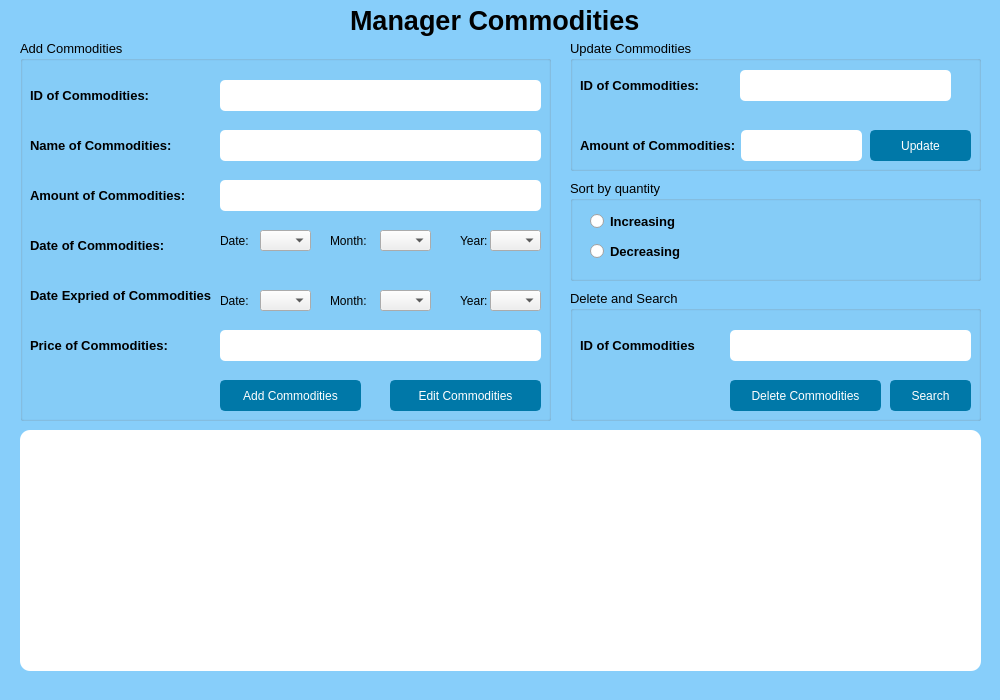
<?xml version="1.0" encoding="UTF-8"?>
<ui version="4.0">
 <class>ManagerProduct</class>
 <widget class="QDialog" name="ManagerProduct">
  <property name="geometry">
   <rect>
    <x>0</x>
    <y>0</y>
    <width>1000</width>
    <height>700</height>
   </rect>
  </property>
  <property name="font">
   <font>
    <pointsize>10</pointsize>
   </font>
  </property>
  <property name="focusPolicy">
   <enum>Qt::NoFocus</enum>
  </property>
  <property name="contextMenuPolicy">
   <enum>Qt::NoContextMenu</enum>
  </property>
  <property name="windowTitle">
   <string>Dialog</string>
  </property>
  <property name="styleSheet">
   <string notr="true">QPushButton#pushButton {
                   background-color: #0078A8; 
                    color: white;
                    border: 2px solid #0078A8; 
                   border-radius: 5px; 
                   padding: 5px 10px;
                   font-weight: bolder;
                   }
QPushButton#pushButton_3 {
                   background-color: #0078A8; 
                    color: white;
                    border: 2px solid #0078A8; 
                   border-radius: 5px; 
                   padding: 5px 10px;
                  font-weight: bolder;
                   }
QPushButton#Editcommodities {
                   background-color: #0078A8; 
                    color: white;
                    border: 2px solid #0078A8; 
                   border-radius: 5px; 
                   padding: 5px 10px;
                  font-weight: bolder;
                   }
QPushButton#pushButton_2{
                   background-color: #0078A8; 
                    color: white;
                    border: 2px solid #0078A8; 
                   border-radius: 5px; 
                   padding: 5px 10px;
font-weight: bolder;
                   }
QPushButton#btnSearch{
                   background-color: #0078A8; 
                    color: white;
                    border: 2px solid #0078A8; 
                   border-radius: 5px; 
                   padding: 5px 10px;
font-weight: bolder;
                   }
QLineEdit#txtSearchID{
background-color: #FFFFFF; /* Đặt màu nền là trắng */
    border-radius: 5px; /* Bo góc */
    padding: 5px; /* Đặt đệm */
    color: #000000; /* Đặt màu văn bản là màu đen */
}
QLineEdit#txtID{
background-color: #FFFFFF; /* Đặt màu nền là trắng */
    border-radius: 5px; /* Bo góc */
    padding: 5px; /* Đặt đệm */
    color: #000000; /* Đặt màu văn bản là màu đen */
}                 
QLineEdit#txtName{

background-color: #FFFFFF; /* Đặt màu nền là trắng */
    border-radius: 5px; /* Bo góc */
    padding: 5px; /* Đặt đệm */
    color: #000000; /* Đặt màu văn bản là màu đen */
}      
QLineEdit#txtAmount{

background-color: #FFFFFF; /* Đặt màu nền là trắng */
    border-radius: 5px; /* Bo góc */
    padding: 5px; /* Đặt đệm */
    color: #000000; /* Đặt màu văn bản là màu đen */

}      
QLineEdit#txtPrice{

background-color: #FFFFFF; /* Đặt màu nền là trắng */
    border-radius: 5px; /* Bo góc */
    padding: 5px; /* Đặt đệm */
    color: #000000; /* Đặt màu văn bản là màu đen */
}    
QLineEdit#txtUpdateAmount{

background-color: #FFFFFF; /* Đặt màu nền là trắng */
    border-radius: 5px; /* Bo góc */
    padding: 5px; /* Đặt đệm */
    color: #000000; /* Đặt màu văn bản là màu đen */
}    
QLineEdit#txtSearch
{

background-color: #FFFFFF; /* Đặt màu nền là trắng */
    border-radius: 5px; /* Bo góc */
    padding: 5px; /* Đặt đệm */
    color: #000000; /* Đặt màu văn bản là màu đen */
}   
QDialog#ManagerProduct
{

   background-color: #87CEFA; /* Đặt màu nền 8472FF là trắng */
    color: #000000; /* Đặt màu văn bản là màu đen */
}  
QTableWidget#tableWidget
{

   background-color: #FFFFFF; /* Đặt màu nền là trắng */
    border-radius: 10px; /* Bo góc */
    padding: 5px; /* Đặt đệm */
    color: #000000; /* Đặt màu văn bản là màu đen */
}  </string>
  </property>
  <widget class="QTableWidget" name="tableWidget">
   <property name="geometry">
    <rect>
     <x>20</x>
     <y>430</y>
     <width>961</width>
     <height>241</height>
    </rect>
   </property>
   <property name="sizePolicy">
    <sizepolicy hsizetype="Maximum" vsizetype="Expanding">
     <horstretch>0</horstretch>
     <verstretch>0</verstretch>
    </sizepolicy>
   </property>
  </widget>
  <widget class="QLabel" name="label">
   <property name="geometry">
    <rect>
     <x>350</x>
     <y>-20</y>
     <width>301</width>
     <height>81</height>
    </rect>
   </property>
   <property name="sizeIncrement">
    <size>
     <width>0</width>
     <height>0</height>
    </size>
   </property>
   <property name="font">
    <font>
     <pointsize>20</pointsize>
     <bold>true</bold>
    </font>
   </property>
   <property name="frameShadow">
    <enum>QFrame::Plain</enum>
   </property>
   <property name="lineWidth">
    <number>-6</number>
   </property>
   <property name="text">
    <string>Manager Commodities</string>
   </property>
   <property name="textFormat">
    <enum>Qt::PlainText</enum>
   </property>
  </widget>
  <widget class="QGroupBox" name="groupBox">
   <property name="geometry">
    <rect>
     <x>20</x>
     <y>40</y>
     <width>531</width>
     <height>381</height>
    </rect>
   </property>
   <property name="contextMenuPolicy">
    <enum>Qt::PreventContextMenu</enum>
   </property>
   <property name="title">
    <string>Add Commodities</string>
   </property>
   <widget class="QPushButton" name="pushButton">
    <property name="geometry">
     <rect>
      <x>200</x>
      <y>340</y>
      <width>141</width>
      <height>31</height>
     </rect>
    </property>
    <property name="text">
     <string>Add Commodities</string>
    </property>
    <property name="icon">
     <iconset>
      <normaloff>../../../Users/hagia/Downloads/qtc++/add-folder.svg</normaloff>../../../Users/hagia/Downloads/qtc++/add-folder.svg</iconset>
    </property>
   </widget>
   <widget class="QLineEdit" name="txtID">
    <property name="geometry">
     <rect>
      <x>200</x>
      <y>40</y>
      <width>321</width>
      <height>31</height>
     </rect>
    </property>
   </widget>
   <widget class="QLabel" name="label_4">
    <property name="geometry">
     <rect>
      <x>10</x>
      <y>40</y>
      <width>141</width>
      <height>31</height>
     </rect>
    </property>
    <property name="font">
     <font>
      <pointsize>10</pointsize>
      <italic>false</italic>
      <bold>true</bold>
      <underline>false</underline>
      <strikeout>false</strikeout>
     </font>
    </property>
    <property name="text">
     <string>ID of Commodities:</string>
    </property>
   </widget>
   <widget class="QLineEdit" name="txtName">
    <property name="geometry">
     <rect>
      <x>200</x>
      <y>90</y>
      <width>321</width>
      <height>31</height>
     </rect>
    </property>
   </widget>
   <widget class="QLabel" name="label_5">
    <property name="geometry">
     <rect>
      <x>10</x>
      <y>90</y>
      <width>141</width>
      <height>31</height>
     </rect>
    </property>
    <property name="font">
     <font>
      <pointsize>10</pointsize>
      <italic>false</italic>
      <bold>true</bold>
      <underline>false</underline>
      <strikeout>false</strikeout>
     </font>
    </property>
    <property name="text">
     <string>Name of Commodities:</string>
    </property>
   </widget>
   <widget class="QLineEdit" name="txtAmount">
    <property name="geometry">
     <rect>
      <x>200</x>
      <y>140</y>
      <width>321</width>
      <height>31</height>
     </rect>
    </property>
   </widget>
   <widget class="QLabel" name="label_6">
    <property name="geometry">
     <rect>
      <x>10</x>
      <y>140</y>
      <width>161</width>
      <height>31</height>
     </rect>
    </property>
    <property name="font">
     <font>
      <pointsize>10</pointsize>
      <italic>false</italic>
      <bold>true</bold>
      <underline>false</underline>
      <strikeout>false</strikeout>
     </font>
    </property>
    <property name="text">
     <string>Amount of Commodities:</string>
    </property>
   </widget>
   <widget class="QLabel" name="label_7">
    <property name="geometry">
     <rect>
      <x>10</x>
      <y>190</y>
      <width>141</width>
      <height>31</height>
     </rect>
    </property>
    <property name="font">
     <font>
      <pointsize>10</pointsize>
      <italic>false</italic>
      <bold>true</bold>
      <underline>false</underline>
      <strikeout>false</strikeout>
     </font>
    </property>
    <property name="text">
     <string>Date of Commodities:</string>
    </property>
   </widget>
   <widget class="QLabel" name="label_8">
    <property name="geometry">
     <rect>
      <x>10</x>
      <y>240</y>
      <width>181</width>
      <height>31</height>
     </rect>
    </property>
    <property name="font">
     <font>
      <pointsize>10</pointsize>
      <italic>false</italic>
      <bold>true</bold>
      <underline>false</underline>
      <strikeout>false</strikeout>
     </font>
    </property>
    <property name="text">
     <string>Date Expried of Commodities:</string>
    </property>
   </widget>
   <widget class="QLabel" name="label_9">
    <property name="geometry">
     <rect>
      <x>10</x>
      <y>290</y>
      <width>141</width>
      <height>31</height>
     </rect>
    </property>
    <property name="font">
     <font>
      <pointsize>10</pointsize>
      <italic>false</italic>
      <bold>true</bold>
      <underline>false</underline>
      <strikeout>false</strikeout>
     </font>
    </property>
    <property name="text">
     <string>Price of Commodities:</string>
    </property>
   </widget>
   <widget class="QLineEdit" name="txtPrice">
    <property name="geometry">
     <rect>
      <x>200</x>
      <y>290</y>
      <width>321</width>
      <height>31</height>
     </rect>
    </property>
   </widget>
   <widget class="QComboBox" name="comboBox">
    <property name="geometry">
     <rect>
      <x>360</x>
      <y>190</y>
      <width>51</width>
      <height>21</height>
     </rect>
    </property>
   </widget>
   <widget class="QComboBox" name="comboBox_2">
    <property name="geometry">
     <rect>
      <x>240</x>
      <y>190</y>
      <width>51</width>
      <height>21</height>
     </rect>
    </property>
   </widget>
   <widget class="QComboBox" name="comboBox_3">
    <property name="geometry">
     <rect>
      <x>470</x>
      <y>190</y>
      <width>51</width>
      <height>21</height>
     </rect>
    </property>
   </widget>
   <widget class="QLabel" name="label_3">
    <property name="geometry">
     <rect>
      <x>200</x>
      <y>190</y>
      <width>31</width>
      <height>21</height>
     </rect>
    </property>
    <property name="text">
     <string>Date:</string>
    </property>
   </widget>
   <widget class="QLabel" name="label_10">
    <property name="geometry">
     <rect>
      <x>310</x>
      <y>190</y>
      <width>41</width>
      <height>21</height>
     </rect>
    </property>
    <property name="text">
     <string>Month:</string>
    </property>
   </widget>
   <widget class="QLabel" name="label_11">
    <property name="geometry">
     <rect>
      <x>440</x>
      <y>190</y>
      <width>31</width>
      <height>21</height>
     </rect>
    </property>
    <property name="text">
     <string>Year:</string>
    </property>
   </widget>
   <widget class="QLabel" name="label_23">
    <property name="geometry">
     <rect>
      <x>440</x>
      <y>250</y>
      <width>31</width>
      <height>21</height>
     </rect>
    </property>
    <property name="text">
     <string>Year:</string>
    </property>
   </widget>
   <widget class="QComboBox" name="comboBox_8">
    <property name="geometry">
     <rect>
      <x>240</x>
      <y>250</y>
      <width>51</width>
      <height>21</height>
     </rect>
    </property>
   </widget>
   <widget class="QComboBox" name="comboBox_9">
    <property name="geometry">
     <rect>
      <x>470</x>
      <y>250</y>
      <width>51</width>
      <height>21</height>
     </rect>
    </property>
   </widget>
   <widget class="QLabel" name="label_21">
    <property name="geometry">
     <rect>
      <x>310</x>
      <y>250</y>
      <width>41</width>
      <height>21</height>
     </rect>
    </property>
    <property name="text">
     <string>Month:</string>
    </property>
   </widget>
   <widget class="QComboBox" name="comboBox_7">
    <property name="geometry">
     <rect>
      <x>360</x>
      <y>250</y>
      <width>51</width>
      <height>21</height>
     </rect>
    </property>
   </widget>
   <widget class="QLabel" name="label_22">
    <property name="geometry">
     <rect>
      <x>200</x>
      <y>250</y>
      <width>31</width>
      <height>21</height>
     </rect>
    </property>
    <property name="text">
     <string>Date:</string>
    </property>
   </widget>
   <widget class="QPushButton" name="Editcommodities">
    <property name="geometry">
     <rect>
      <x>370</x>
      <y>340</y>
      <width>151</width>
      <height>31</height>
     </rect>
    </property>
    <property name="text">
     <string>Edit Commodities</string>
    </property>
    <property name="icon">
     <iconset>
      <normaloff>../../../Users/hagia/Downloads/qtc++/add-folder.svg</normaloff>../../../Users/hagia/Downloads/qtc++/add-folder.svg</iconset>
    </property>
   </widget>
  </widget>
  <widget class="QGroupBox" name="groupBox_2">
   <property name="geometry">
    <rect>
     <x>570</x>
     <y>290</y>
     <width>411</width>
     <height>131</height>
    </rect>
   </property>
   <property name="font">
    <font>
     <pointsize>10</pointsize>
    </font>
   </property>
   <property name="title">
    <string>Delete and Search</string>
   </property>
   <widget class="QPushButton" name="btnSearch">
    <property name="geometry">
     <rect>
      <x>320</x>
      <y>90</y>
      <width>81</width>
      <height>31</height>
     </rect>
    </property>
    <property name="text">
     <string>Search</string>
    </property>
    <property name="icon">
     <iconset>
      <normaloff>../../../Users/hagia/Downloads/qtc++/loupe.png</normaloff>../../../Users/hagia/Downloads/qtc++/loupe.png</iconset>
    </property>
   </widget>
   <widget class="QLineEdit" name="txtSearch">
    <property name="geometry">
     <rect>
      <x>160</x>
      <y>40</y>
      <width>241</width>
      <height>31</height>
     </rect>
    </property>
   </widget>
   <widget class="QPushButton" name="pushButton_2">
    <property name="geometry">
     <rect>
      <x>160</x>
      <y>90</y>
      <width>151</width>
      <height>31</height>
     </rect>
    </property>
    <property name="text">
     <string>Delete Commodities</string>
    </property>
    <property name="icon">
     <iconset>
      <normaloff>../../../Users/hagia/Downloads/qtc++/bin.png</normaloff>../../../Users/hagia/Downloads/qtc++/bin.png</iconset>
    </property>
   </widget>
   <widget class="QLabel" name="label_2">
    <property name="geometry">
     <rect>
      <x>10</x>
      <y>40</y>
      <width>141</width>
      <height>31</height>
     </rect>
    </property>
    <property name="font">
     <font>
      <pointsize>10</pointsize>
      <italic>false</italic>
      <bold>true</bold>
      <underline>false</underline>
      <strikeout>false</strikeout>
     </font>
    </property>
    <property name="text">
     <string>ID of Commodities</string>
    </property>
   </widget>
  </widget>
  <widget class="QGroupBox" name="groupBox_3">
   <property name="geometry">
    <rect>
     <x>570</x>
     <y>180</y>
     <width>411</width>
     <height>101</height>
    </rect>
   </property>
   <property name="title">
    <string>Sort by quantity</string>
   </property>
   <widget class="QRadioButton" name="radioButton">
    <property name="geometry">
     <rect>
      <x>20</x>
      <y>30</y>
      <width>91</width>
      <height>22</height>
     </rect>
    </property>
    <property name="font">
     <font>
      <pointsize>10</pointsize>
      <bold>true</bold>
     </font>
    </property>
    <property name="text">
     <string>Increasing</string>
    </property>
   </widget>
   <widget class="QRadioButton" name="radioButton_2">
    <property name="geometry">
     <rect>
      <x>20</x>
      <y>60</y>
      <width>91</width>
      <height>22</height>
     </rect>
    </property>
    <property name="font">
     <font>
      <pointsize>10</pointsize>
      <bold>true</bold>
     </font>
    </property>
    <property name="text">
     <string>Decreasing</string>
    </property>
   </widget>
  </widget>
  <widget class="QGroupBox" name="groupBox_4">
   <property name="geometry">
    <rect>
     <x>570</x>
     <y>40</y>
     <width>411</width>
     <height>131</height>
    </rect>
   </property>
   <property name="title">
    <string>Update Commodities</string>
   </property>
   <widget class="QLabel" name="label_12">
    <property name="geometry">
     <rect>
      <x>10</x>
      <y>30</y>
      <width>141</width>
      <height>31</height>
     </rect>
    </property>
    <property name="font">
     <font>
      <pointsize>10</pointsize>
      <italic>false</italic>
      <bold>true</bold>
      <underline>false</underline>
      <strikeout>false</strikeout>
     </font>
    </property>
    <property name="text">
     <string>ID of Commodities:</string>
    </property>
   </widget>
   <widget class="QLabel" name="label_13">
    <property name="geometry">
     <rect>
      <x>10</x>
      <y>90</y>
      <width>161</width>
      <height>31</height>
     </rect>
    </property>
    <property name="font">
     <font>
      <pointsize>10</pointsize>
      <italic>false</italic>
      <bold>true</bold>
      <underline>false</underline>
      <strikeout>false</strikeout>
     </font>
    </property>
    <property name="text">
     <string>Amount of Commodities:</string>
    </property>
   </widget>
   <widget class="QLineEdit" name="txtUpdateAmount">
    <property name="geometry">
     <rect>
      <x>170</x>
      <y>30</y>
      <width>211</width>
      <height>31</height>
     </rect>
    </property>
   </widget>
   <widget class="QLineEdit" name="txtSearchID">
    <property name="geometry">
     <rect>
      <x>171</x>
      <y>90</y>
      <width>121</width>
      <height>31</height>
     </rect>
    </property>
   </widget>
   <widget class="QPushButton" name="pushButton_3">
    <property name="geometry">
     <rect>
      <x>300</x>
      <y>90</y>
      <width>101</width>
      <height>31</height>
     </rect>
    </property>
    <property name="text">
     <string>Update</string>
    </property>
    <property name="icon">
     <iconset>
      <normaloff>../../../Users/hagia/Downloads/qtc++/check-mark.png</normaloff>../../../Users/hagia/Downloads/qtc++/check-mark.png</iconset>
    </property>
   </widget>
  </widget>
 </widget>
 <resources/>
 <connections/>
</ui>
